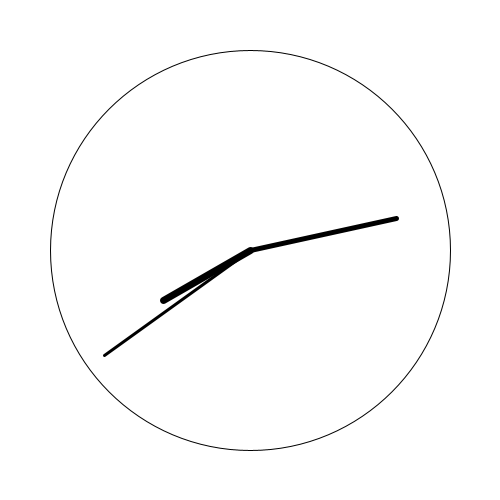
Frame 1 (no input)
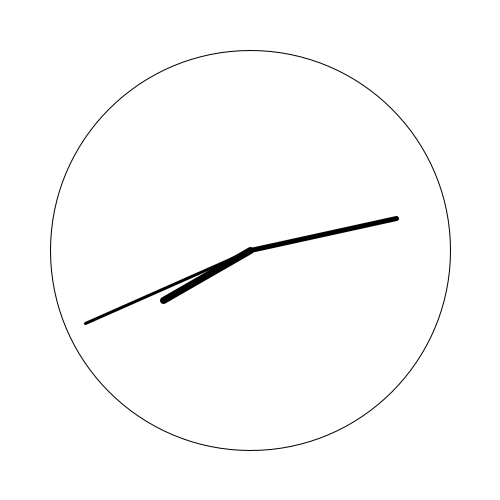
Frame 60 (the mouse pressed at the canvas centre just before this capture)
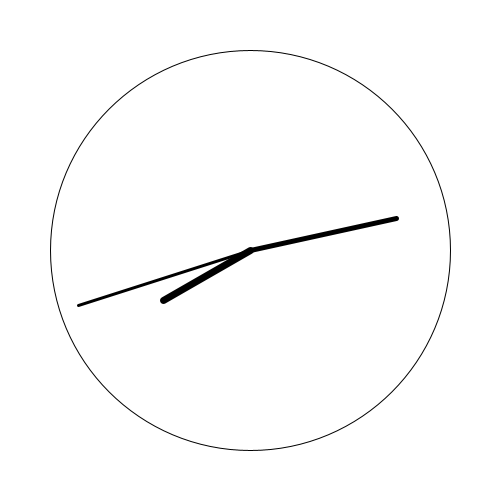
Frame 120 (the mouse held since frame 60 and released just before this capture)

The Processing sketch that drew these frames (run headless with seeded random() and noise(); from frame 60 on, the mouse is pressed at the canvas centre):

// Processing sketch: basic_AnalogueClock
// ── basic_AnalogueClock.pde
float t = 0.0;

void setup()
{
  size(500, 500);
  background(255, 255, 255);
}

void draw()
{
  background(255, 255, 255);
  
  int h = hour();
  int m = minute();
  int s = second();
  
  noFill();
  stroke(0, 0, 0);
  strokeWeight(1);
  ellipse(250.0, 250.0, 400, 400);
  
  fill(0, 0, 0);
  stroke(0,0,0);
  strokeWeight(7);
  line(250.0, 250.0, h_x(h), h_y(h));
  
  fill(0, 0, 0);
  stroke(0,0,0);
  strokeWeight(5);
  line(250.0, 250.0, m_x(m), m_y(m));
  
  fill(0, 0, 0);
  stroke(0,0,0);
  strokeWeight(3);
  line(250.0, 250.0, s_x(s), s_y(s));
}

float h_x(int h){
  float degree = 0.0;
  
  if(h > 12){
    h = h - 12;
  }
  
  degree = h * 30.0;
  
  return (250 + 100 * sin(degree * PI / 180.0));
}

float h_y(int h){
  float degree = 0.0;
  
  if(h > 12){
    h = h - 12;
  }
  
  degree = h * 30.0;
  
  return (250 - 100 * cos(degree * PI / 180.0));
}

float m_x(int m){
  float degree = 0.0;
  
  degree = m * 6.0;
  
  return (250 + 150 * sin(degree * PI / 180.0));
}

float m_y(int m){
  float degree = 0.0;
  
  degree = m * 6.0;
  
  return (250 - 150 * cos(degree * PI / 180.0));
}

float s_x(int s){
  float degree = 0.0;
  
  degree = s * 6.0;
  
  return (250 + 180 * sin(degree * PI / 180.0));
}

float s_y(int s){
  float degree = 0.0;
  
  degree = s * 6.0;
  
  return (250 - 180 * cos(degree * PI / 180.0));
}
